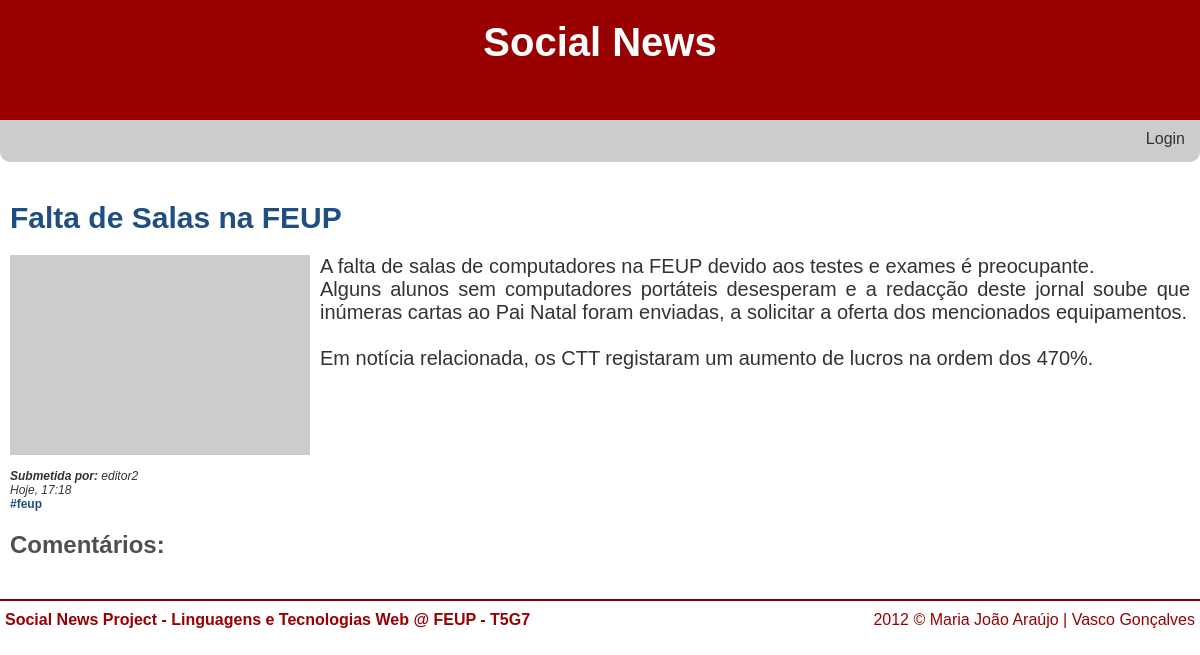
Screenshot of /?id=130 with the database file from the repository.
### tables this page shows
CREATE TABLE "TAG" (news_id INTEGER, tagname TEXT, FOREIGN KEY(news_id) REFERENCES news(id) ON DELETE CASCADE);

CREATE TABLE 'NEWS' (id integer primary key autoincrement, title text,'date' INTEGER, text text, posted_by text, 'url' TEXT, 'imported_by' TEXT);

### db/news_query.php (called while the page is built, shortened)
<?php
	require_once 'db/db.php';
	if(isset($id) && !empty($id))
	{
		$stmt = $db->prepare('SELECT id, title, date, text, posted_by, imported_by, url, tagname FROM news LEFT JOIN tag ON news.id=tag.news_id where id=:id');
		$stmt->bindparam(':id', $id);
	}
	elseif(isset($tag) && !empty($tag))
	{
		$stmt = $db->prepare('SELECT id, title, date, posted_by, imported_by, tagname FROM news LEFT JOIN tag ON news.id=tag.news_id where news.id in (select news_id from tag where tagname=:tag) ORDER BY id DESC');
		$stmt->bindparam(':tag', $tag);
	}
	elseif(isset($fav) && !empty($fav))
	{
		$stmt = $db->prepare('SELECT id, title, date, posted_by, imported_by, tagname FROM news LEFT JOIN tag ON news.id=tag.news_id LEFT JOIN favorite ON news.id=favorite.news_id where favorite.user_id = :user_id ORDER BY id DESC');
		$stmt->bindparam(':user_id', $_SESSION['user_id']);
	}
	else
	{
		$stmt = $db->prepare('SELECT id, title, date, posted_by, imported_by, tagname FROM news LEFT JOIN tag ON news.id=tag.news_id where news.id in (select id from news order by id desc limit 12 offset :offset) ORDER BY id DESC');
		$stmt->bindparam(':offset', $offset);
	}
	if(!$stmt->execute())
	{
		$error=$db->errorInfo();
		echo "Erro: " . $error[2];
	}
	else
		$news = $stmt->fetchAll();
?>

### common/functions.php (the view, shortened to what this page needs)
<?php
	function loggedIn() {
		return isset($_SESSION['username']);
	}
	function getUserProfileLink($username, $db) {
		$stmt = $db->prepare('SELECT id FROM user WHERE username = :username');
		$stmt->bindparam(':username', $username);
		if($stmt->execute())
		{
			$stmt = $stmt->fetchAll();
			if(count($stmt)==0)
				return $username;
			else
				return "<a href=\"ver_perfil_utilizador.php?id=".$stmt[0]['id']."\">".$username."</a>";
		}
		return false;
	}
	function displayDate($date)
	{
		if(date('dmY') == date('dmY', $date))
          return "Hoje, ".date('H:i', $date);
        return $dayofweek." ".date('d/m/Y, H:i', $date);
	}
	function showNewsId($news, $db)
	{
		foreach($news as $i=>$row) {
			if($i>0)
				echo " <a href=\"./?tag=".$row['tagname']."\">#".$row['tagname']."</a>";
			else
			{
				echo "<div class=\"noticia\" id=".$row['id'].">";
				echo "<h3>".stripslashes($row['title'])."</h3>
				<img src=\"http://lorempixel.com/300/200/\" alt=\"300x200\">
				<div class=\"newsbody\">".nl2br(stripslashes($row['text']))."</div>
				<div class=\"newsdetails\">
				<br />";
				echo "<b>Submetida por:</b> ".getUserProfileLink($row['posted_by'], $db)."<br>";
				echo displayDate($row['date']);
				if($row['tagname']!="")
				  echo "</div><div class=\"newstags\"><a href=\"./?tag=".stripslashes($row['tagname'])."\">#".stripslashes($row['tagname'])."</a>";
			}
			if(++$i == sizeof($news)) {
				echo   "</div>";
							echo "<div class=comment".$row['id']."><h2>Comentários:</h2><div id=comments_server></div>";
							echo "</div>";
				echo "</div>";
			}
		}
	}
	function showHeader($subtitle)
	{
		echo "<div id=\"cabecalho\">";
		echo "<a href=\"./\"><h1>Social News</h1></a>";
		echo "</div>";
	}
	function showFooter()
	{
		echo "<div id=\"rodape\">
				<p>Social News Project - Linguagens e Tecnologias Web @ FEUP - T5G7</p>
				<div class=copyright>2012 © Maria João Araújo | Vasco Gonçalves</div>
			</div>";
	}
	function showLoginMenu()
	{
		echo "<ul class=\"login\">";
		if(loggedIn())
			echo "<li id=username userid=".$_SESSION['user_id'].">Bem-vindo <a href=ver_perfil_utilizador.php?id=".$_SESSION['user_id'].">".$_SESSION['username']."</a></li><li><a href=\"logout.php\">Logout</a></li>";
		else
			echo "<li><a href=\"login.php\">Login</a></li>";
		echo "</ul>";
	}
?>

### common/style.css (style rules this page uses)
html { overflow-y: scroll; }
body { font-family: Century Gothic, sans-serif; margin: 0px auto; padding: 0; color: #333333; border-color: #3b8eb5; background-color: white; min-width: 1200px; }
div#cabecalho { text-align:center; padding: 15px 0px; background-color: #990000; color: white; width: 100%; height: 90px; }
div#cabecalho h1 { margin-top: 5px; margin-bottom: 5px; font-size: 40px; }
div#cabecalho a { color: white; text-decoration: none; }
div#menu ul { padding-left: 0; margin: 0; display: inline; }
div#menu li { display: inline; border-right: solid; border-width: 2px; border-color: white; padding: 0px 5px; }
div#menu li:last-child { border-right: none; }
div#menu ul.login { float: right; }
a { color: #333333; text-decoration:none; }
div#conteudo h2 { color: #505050; }
div#conteudo h3 { margin: 0; margin-bottom: 10px; font-size: 30px; }
div.noticia { margin-top: 4px; display: inline-block; width: 100%; }
div.noticia img { float: left; margin-right: 10px; }
div.noticia>h3 { padding-bottom: 10px; color: #1F4F82; text-align: justify; }
div.newsbody { font-size: 20px; text-align: justify; clear: right; }
div.newsdetails { clear: both; font-size: 12px; font-style: italic; }
div.newstags { font-size: 12px; font-weight: bold; color: #1F4F82; }
div.newstags a { color: #1F4F82; }
div#rodape { margin: 0 auto; padding: 5px 0; background-color: white; color: #990000; width: 1200px; clear: both; border-top: 2px solid #860004; }
div#rodape p { float:left; margin: 5px; font-weight: bold; }
div#rodape div.copyright { float: right; margin: 5px; }

### rows the page displays
tag: news.title "Falta de Salas na FEUP", news.text "A falta de salas de computadores na FEUP devido aos testes e exames é preocupante. Alguns alunos sem computadores portáteis desesperam e a redacção deste jornal soube que inúmeras cartas ao Pai Natal foram enviadas, a solicitar a oferta dos mencionados equipamentos. Em notícia relacionada, os CTT registaram um aumento de lucros na ordem dos 470%.", news.posted_by "editor2", news.date "Hoje, 17:18", tagname "feup"
